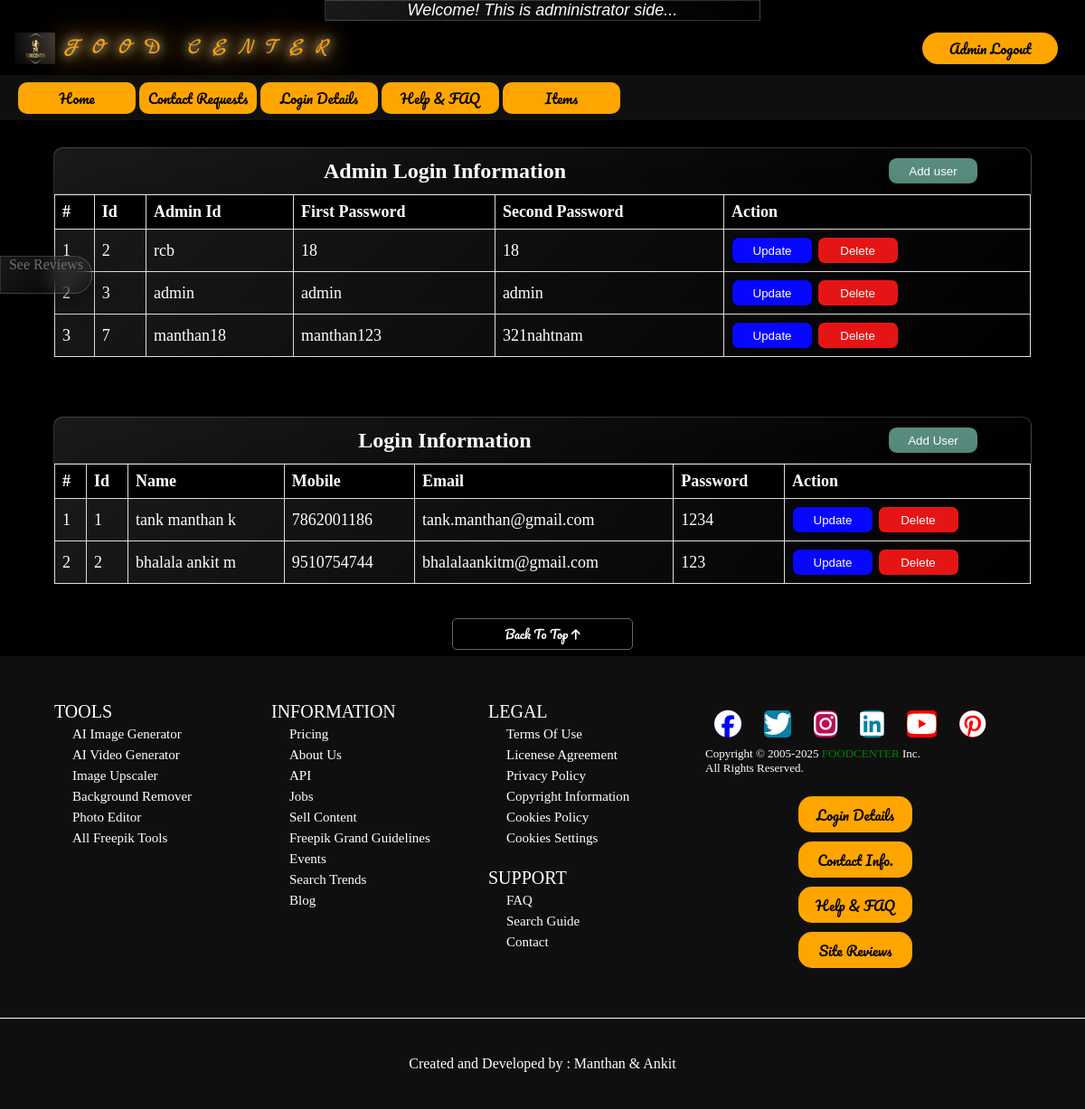
The page /admin/login.php on the database its author committed.
### tables this page shows
CREATE TABLE `create_user` (
  `id` bigint(10) NOT NULL,
  `name` varchar(100) NOT NULL,
  `mobile` bigint(10) NOT NULL,
  `email` varchar(200) NOT NULL,
  `password` varchar(100) NOT NULL
);

### admin/login.php (the view, shortened to what this page needs)
<!DOCTYPE html>
<html lang="en">
<head>
    <link rel="stylesheet" href="../admin/tables.css">
    <link rel="stylesheet" href="../admin/styles/homepage.css">
</head>
<body style=" background-image: url('../admin/images/drinks\ \(2\).jpg');
    background-size: contain;">
    <?php
    include 'head.php';
    ?>
    <center>
        <div class="t-heading glass">
            <div class="con1">
                <h2>Admin Login Information</h2>
            </div>
            <div class="con2">
                <a href="add_adminuser.php"><button>Add user</button></a>
            </div>
        </div>
        <table class="glass" style="margin-bottom: 0px;">
            <thead>
                <tr>
                    <th>#</th>
                    <th>Id</th>
                    <th>Admin Id</th>
                    <th>First Password</th>
                    <th>Second Password</th>
                    <th>Action</th>
                </tr>
            </thead>
            <tbody>
                <?php
                include '../connect.php';
                $srno = 0;
                $sql = "select * from `admin_login`";
                $result = mysqli_query($con, $sql);
                $num = mysqli_num_rows($result);
                if ($num > 0) {
                    while ($row = mysqli_fetch_assoc($result)) {
                        $id = $row['id'];
                        $srno++;
                        echo "<tr>
                        <td>" . $srno . "</td>
                        <td>" . $row['id'] . "</td>
                        <td>" . $row['admin_id'] . "</td>
                        <td>" . $row['pass1'] . "</td>
                        <td>" . $row['pass2'] . "</td>
                        <td>
                            <a href='update_admin.php?updateid=" . $id . "'><button id='update'>Update</button></a>
                            <a href='delete_admin.php?deleteid=" . $id . "'><button id='delete'>Delete</button></a>
                      </tr>";
                    }
                }
                ?>
            </tbody>
        </table>
    </center>
    <br><br>
    <center>
        <div class="t-heading glass">
            <div class="con1">
                <h2>Login Information</h2>
            </div>
            <div class="con2">
                <a href="add_user.php"><button>Add User</button></a>
            </div>
        </div>
        <table class="glass">
            <thead>
                <tr>
                    <th>#</th>
                    <th>Id</th>
                    <th>Name</th>
                    <th>Mobile</th>
                    <th>Email</th>
                    <th>Password</th>
                    <th>Action</th>
                </tr>
            </thead>
            <tbody>
                <?php
                include '../connect.php';
                $srno = 0;
                $sql = "select * from `create_user`";
                $result = mysqli_query($con, $sql);
                $num = mysqli_num_rows($result);
                if ($num > 0) {
                    while ($row = mysqli_fetch_assoc($result)) {
                        $id = $row['id'];
                        $srno++;
                        echo "<tr>
                        <td>" . $srno . "</td>
                        <td>" . $row['id'] . "</td>
                        <td>" . $row['name'] . "</td>
                        <td>" . $row['mobile'] . "</td>
                        <td>" . $row['email'] . "</td>
                        <td>" . $row['password'] . "</td>
                        <td>
                            <a href='update_user.php?updateid=" . $id . "'><button id='update'>Update</button></a>
                            <a href='delete_user.php?deleteid=" . $id . "'><button id='delete'>Delete</button></a>
                      </tr>";
                    }
                }
                ?>
            </tbody>
        </table>
    </center>
</body>
</html>
<?php
include 'footer.php';
?>

### admin/tables.css (style rules this page uses)
table { border-collapse: collapse; width: 90%; font-size: large; margin-bottom: 30px; }
td { padding: 8px; text-align: left; border: 1px solid #ddd; }
th { background-color: black; padding: 8px; text-align: left; border: 1px solid #ddd; }
.t-heading { height: 50px; width: 90%; display: flex; align-items: center; justify-content: center; border: 1px solid #ddd; border-radius: 10px 10px 0px 0px; margin-top: 30px; }
.con1 { height: 50px; width: 80%; display: flex; align-items: center; justify-content: center; }
.con2 { height: 50px; width: 20%; display: flex; justify-content: center; align-items: center; }
.con2 button { background-color: #588c7e; border: 1.9px solid black; height: 30px; width: 100px; color: white; border-radius: 10px; }
.con2 a { text-decoration: none; }
#update { background-color: rgb(7, 7, 255); border: 1.9px solid black; height: 30px; width: 90px; color: white; border-radius: 8px; }
#delete { background-color: rgb(230, 21, 21); border: 1.9px solid black; height: 30px; width: 90px; color: white; border-radius: 8px; }

### admin/styles/homepage.css (style rules this page uses)
body { background-color: black; color: white; background-image: url("../images/background.jpg"); background-size: cover; }
.glass { background: linear-gradient(135deg, rgba(255, 255, 255, 0.1), rgba(255, 255, 255, 0)); backdrop-filter: blur(10px); -webkit-backdrop-filter: blur(10px); border: 1px solid rgba(255, 255, 255, 0.18); box-shadow: 0 8px 32px 0 rgba(0, 0, 0, 0.37); }

### admin/head.php (style rules this page uses)
body { margin: 0px; padding: 0px; }

### rows shown on the page
create_user: id "1", name "tank manthan k", mobile "7862001186", email "tank.manthan@gmail.com", password "1234"
create_user: id "2", name "bhalala ankit m", mobile "9510754744", email "bhalalaankitm@gmail.com", password "123"

### other values the page prints
$row['id'] "2"
$row['admin_id'] "rcb"
$row['pass1'] "18"
$row['pass2'] "18"
$row['id'] "3"
$row['admin_id'] "admin"
$row['pass1'] "admin"
$row['pass2'] "admin"
$row['id'] "7"
$row['admin_id'] "manthan18"
$row['pass1'] "manthan123"
$row['pass2'] "321nahtnam"
